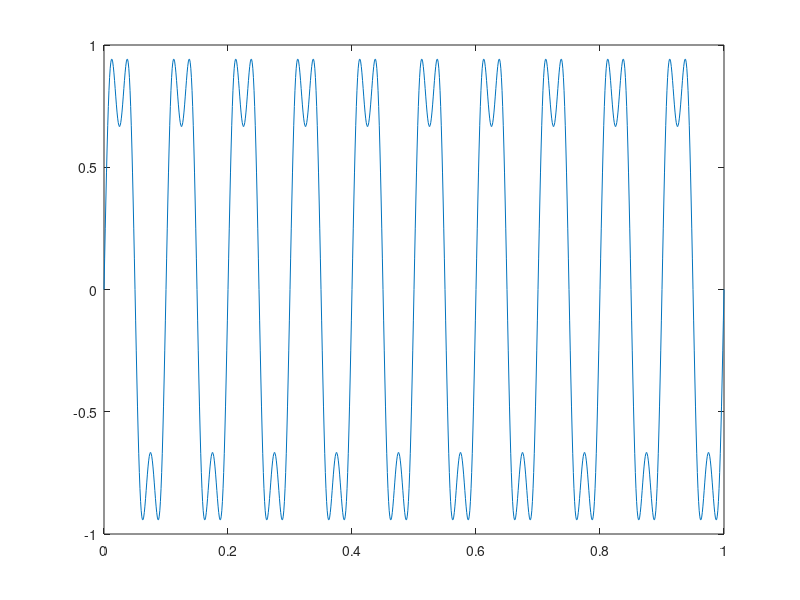
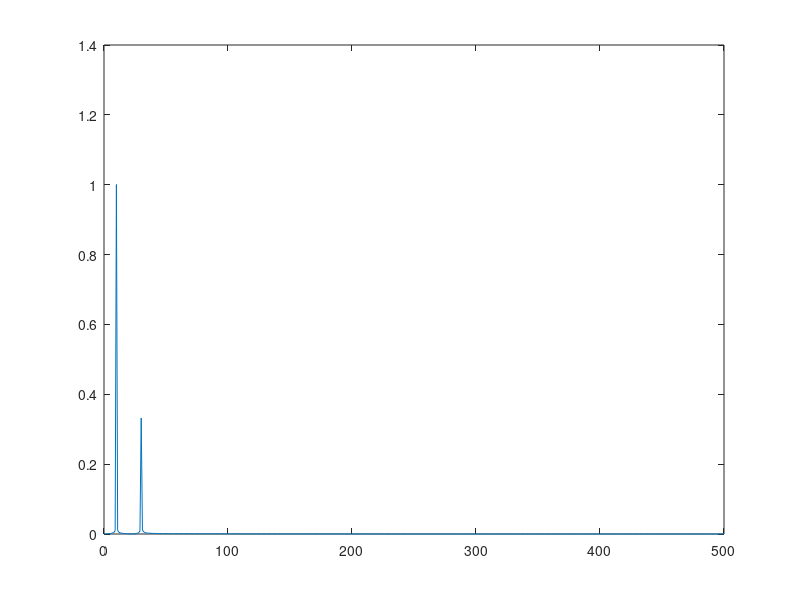
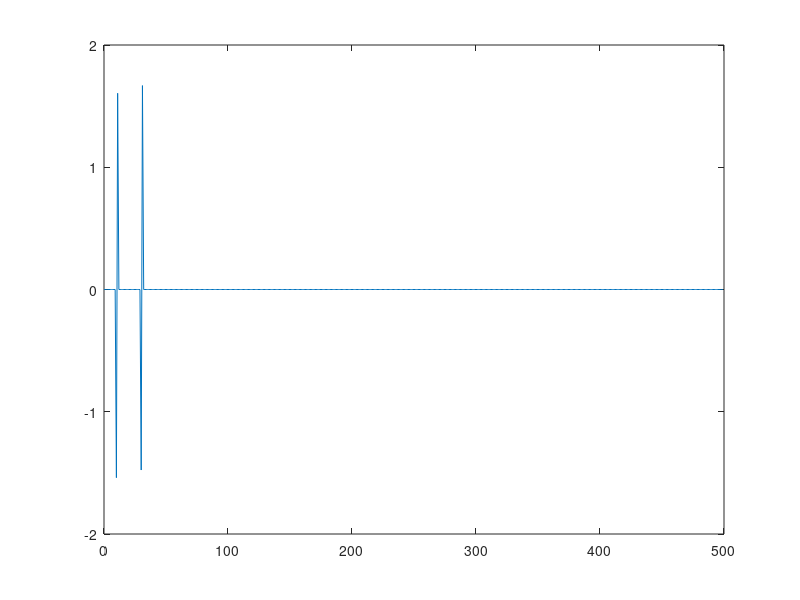

Reproduce these figures in MATLAB, in order.
clear;
Fs=1000;
N=1000;
faxis=Fs*(0:N)/N;
t=0:1/Fs:1;
figure(1)
plot(t,sin(2*pi*10*t)+1/3*sin(2*pi*30*t))
f=sin(2*pi*10*t)+1/3*sin(2*pi*30*t);
fmax=max(f);
fmin=max(-f);
%vpp
vpp=fmax+fmin;
fzero_index=find(f<0.01);
%f
frequency=Fs/(fzero_index(2)-fzero_index(1));
ff=fft(f);
yff=ff*2/N;
yff=abs(yff(1:N/2+1));
figure(2)
plot(0:N/2,yff)
figure(3)
tol=0.01;
temp=ff(1:N/2)*2/N;
temp(abs(temp)<0.01)=0;
phase=angle(temp);
%phi
plot(faxis(1:N/2),phase)
%rms
fmean=mean(f(1:Fs/frequency));
frms=rms(f(1:Fs/frequency));
%std
fstd=std(f(1:Fs/frequency));